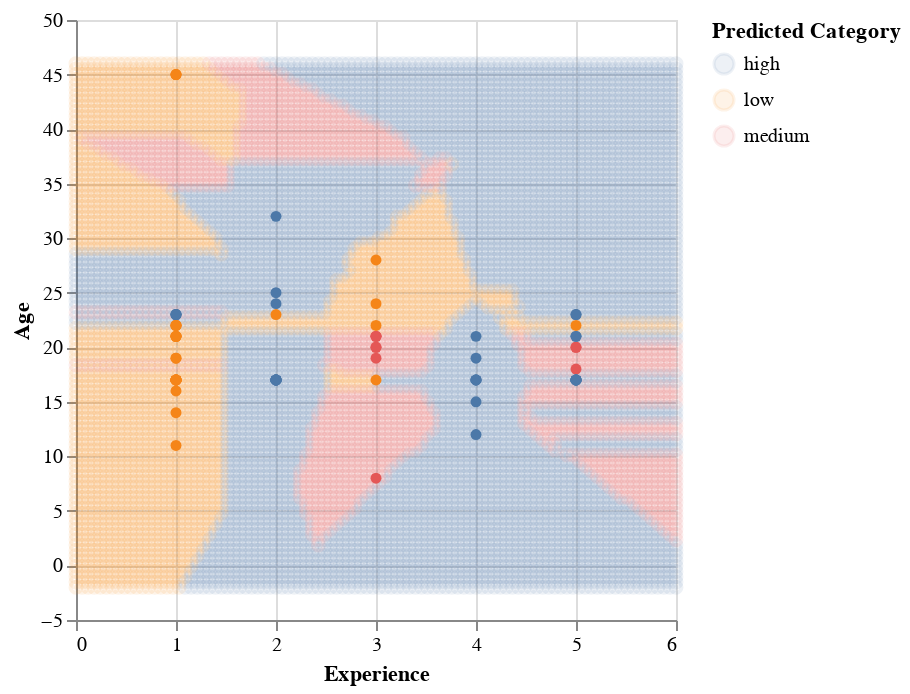

Notebook cell for this chart:
### Markdown cell above
A grid of values for age and experience_numeric was created to visualize the model's predictions across the feature space. Predictions were made for all combinations of these grid values, and the results were visualized using altair. A scatter plot of the actual test data was overlaid on the background prediction map to provide further context. This map was used to answer the question

### Code cell
#colored prediction map visualization from textbook

#ranges
experience_range = np.linspace(predictions["experience_numeric"].min() - 1, 
                                predictions["experience_numeric"].max() + 1, 
                                100)

age_range = np.linspace(predictions["age"].min() - 10, 
                        predictions["age"].max() + 1, 
                        100)

#creating grid of values
exp_age_grid = np.array(np.meshgrid(experience_range, age_range)).T.reshape(-1, 2)
exp_age_grid = pd.DataFrame(exp_age_grid, 
                            columns=["experience_numeric", "age"])

#Predict categories for the grid points
exp_age_grid["predicted"] = optimized.predict(exp_age_grid)

#Plot the background 
background = alt.Chart(exp_age_grid).mark_point(opacity=0.1).encode(
    x=alt.X("experience_numeric").title("Experience"),
    y=alt.Y("age").title("Age"),
    color=alt.Color("predicted:N")
)

# Overlay the scatter plot for predictions
groups_scatter = alt.Chart(predictions).mark_circle(opacity=1).encode(
    x=alt.X("experience_numeric").title("Experience"),
    y=alt.Y("age").title("Age"),
    color=alt.Color("predicted:N").title("Predicted Category")
)

# Combine both plots
prediction_visualization = background + groups_scatter
prediction_visualization

### Figure 1 — Vega specification as saved in the notebook (floating-point values rounded to 4 significant figures; data arrays with more than 128 entries replaced by an {"elided": "..."} marker saying what was removed)
{"$schema": "https://vega.github.io/schema/vega/v5.json", "data": [{"name": "source_0", "values": {"elided": "10000 records"}}, {"name": "source_1", "values": [{"age": 17, "experience_numeric": 2, "predicted": "high"}, {"age": 24, "experience_numeric": 2, "predicted": "high"}, {"age": 21, "experience_numeric": 1, "predicted": "low"}, {"age": 22, "experience_numeric": 1, "predicted": "low"}, {"age": 18, "experience_numeric": 5, "predicted": "medium"}, {"age": 17, "experience_numeric": 1, "predicted": "low"}, {"age": 17, "experience_numeric": 2, "predicted": "high"}, {"age": 20, "experience_numeric": 3, "predicted": "medium"}, {"age": 19, "experience_numeric": 1, "predicted": "low"}, {"age": 23, "experience_numeric": 5, "predicted": "high"}, {"age": 17, "experience_numeric": 2, "predicted": "high"}, {"age": 23, "experience_numeric": 1, "predicted": "high"}, {"age": 21, "experience_numeric": 1, "predicted": "low"}, {"age": 20, "experience_numeric": 5, "predicted": "medium"}, {"age": 17, "experience_numeric": 2, "predicted": "high"}, {"age": 17, "experience_numeric": 1, "predicted": "low"}, {"age": 17, "experience_numeric": 5, "predicted": "high"}, {"age": 45, "experience_numeric": 1, "predicted": "low"}, {"age": 17, "experience_numeric": 4, "predicted": "high"}, {"age": 15, "experience_numeric": 4, "predicted": "high"}, {"age": 23, "experience_numeric": 5, "predicted": "high"}, {"age": 45, "experience_numeric": 1, "predicted": "low"}, {"age": 11, "experience_numeric": 1, "predicted": "low"}, {"age": 23, "experience_numeric": 2, "predicted": "low"}, {"age": 17, "experience_numeric": 3, "predicted": "low"}, {"age": 17, "experience_numeric": 4, "predicted": "high"}, {"age": 22, "experience_numeric": 5, "predicted": "low"}, {"age": 17, "experience_numeric": 5, "predicted": "high"}, {"age": 17, "experience_numeric": 4, "predicted": "high"}, {"age": 28, "experience_numeric": 3, "predicted": "low"}, {"age": 21, "experience_numeric": 3, "predicted": "medium"}, {"age": 17, "experience_numeric": 2, "predicted": "high"}, {"age": 22, "experience_numeric": 1, "predicted": "low"}, {"age": 17, "experience_numeric": 1, "predicted": "low"}, {"age": 17, "experience_numeric": 5, "predicted": "high"}, {"age": 22, "experience_numeric": 1, "predicted": "low"}, {"age": 8, "experience_numeric": 3, "predicted": "medium"}, {"age": 23, "experience_numeric": 1, "predicted": "high"}, {"age": 21, "experience_numeric": 1, "predicted": "low"}, {"age": 19, "experience_numeric": 3, "predicted": "medium"}, {"age": 17, "experience_numeric": 1, "predicted": "low"}, {"age": 17, "experience_numeric": 5, "predicted": "high"}, {"age": 23, "experience_numeric": 1, "predicted": "high"}, {"age": 21, "experience_numeric": 4, "predicted": "high"}, {"age": 22, "experience_numeric": 1, "predicted": "low"}, {"age": 17, "experience_numeric": 5, "predicted": "high"}, {"age": 17, "experience_numeric": 5, "predicted": "high"}, {"age": 21, "experience_numeric": 3, "predicted": "medium"}, {"age": 20, "experience_numeric": 5, "predicted": "medium"}, {"age": 17, "experience_numeric": 1, "predicted": "low"}, {"age": 17, "experience_numeric": 2, "predicted": "high"}, {"age": 23, "experience_numeric": 1, "predicted": "high"}, {"age": 17, "experience_numeric": 5, "predicted": "high"}, {"age": 12, "experience_numeric": 4, "predicted": "high"}, {"age": 16, "experience_numeric": 1, "predicted": "low"}, {"age": 21, "experience_numeric": 1, "predicted": "low"}, {"age": 32, "experience_numeric": 2, "predicted": "high"}, {"age": 21, "experience_numeric": 5, "predicted": "high"}, {"age": 25, "experience_numeric": 2, "predicted": "high"}, {"age": 22, "experience_numeric": 3, "predicted": "low"}, {"age": 17, "experience_numeric": 2, "predicted": "high"}, {"age": 17, "experience_numeric": 1, "predicted": "low"}, {"age": 17, "experience_numeric": 1, "predicted": "low"}, {"age": 21, "experience_numeric": 3, "predicted": "medium"}, {"age": 21, "experience_numeric": 1, "predicted": "low"}, {"age": 24, "experience_numeric": 3, "predicted": "low"}, {"age": 17, "experience_numeric": 2, "predicted": "high"}, {"age": 45, "experience_numeric": 1, "predicted": "low"}, {"age": 21, "experience_numeric": 5, "predicted": "high"}, {"age": 17, "experience_numeric": 1, "predicted": "low"}, {"age": 19, "experience_numeric": 4, "predicted": "high"}, {"age": 17, "experience_numeric": 2, "predicted": "high"}, {"age": 14, "experience_numeric": 1, "predicted": "low"}, {"age": 20, "experience_numeric": 3, "predicted": "medium"}, {"age": 17, "experience_numeric": 1, "predicted": "low"}, {"age": 19, "experience_numeric": 1, "predicted": "low"}, {"age": 17, "experience_numeric": 4, "predicted": "high"}]}, {"name": "source_0_color_domain_predicted_0", "values": [{"predicted": "low"}, {"predicted": "medium"}, {"predicted": "high"}]}, {"name": "source_1_color_domain_predicted_1", "values": [{"predicted": "high"}, {"predicted": "low"}, {"predicted": "medium"}]}], "marks": [{"type": "symbol", "name": "layer_0_marks", "from": {"data": "source_0"}, "encode": {"update": {"x": {"field": "experience_numeric", "scale": "x"}, "opacity": {"value": 0.1}, "y": {"field": "age", "scale": "y"}, "fill": {"value": "transparent"}, "stroke": {"field": "predicted", "scale": "color"}}}, "style": ["point"]}, {"type": "symbol", "name": "layer_1_marks", "from": {"data": "source_1"}, "encode": {"update": {"fill": {"field": "predicted", "scale": "color"}, "x": {"field": "experience_numeric", "scale": "x"}, "shape": {"value": "circle"}, "y": {"field": "age", "scale": "y"}, "opacity": {"value": 1}}}, "style": ["circle"]}], "scales": [{"name": "x", "type": "linear", "domain": {"fields": [{"data": "source_0", "field": "experience_numeric"}, {"data": "source_1", "field": "experience_numeric"}]}, "range": [0, {"signal": "width"}], "zero": true, "nice": true}, {"name": "y", "type": "linear", "domain": {"fields": [{"data": "source_0", "field": "age"}, {"data": "source_1", "field": "age"}]}, "range": [{"signal": "height"}, 0], "zero": true, "nice": true}, {"name": "color", "type": "ordinal", "domain": {"fields": [{"data": "source_0_color_domain_predicted_0", "field": "predicted"}, {"data": "source_1_color_domain_predicted_1", "field": "predicted"}], "sort": true}, "range": "category"}], "axes": [{"scale": "x", "zindex": 0, "tickCount": {"signal": "ceil(width/40)"}, "aria": false, "orient": "bottom", "domain": false, "grid": true, "minExtent": 0, "maxExtent": 0, "labels": false, "gridScale": "y", "ticks": false}, {"scale": "y", "labels": false, "zindex": 0, "aria": false, "grid": true, "gridScale": "x", "maxExtent": 0, "ticks": false, "domain": false, "tickCount": {"signal": "ceil(height/40)"}, "orient": "left", "minExtent": 0}, {"scale": "x", "orient": "bottom", "zindex": 0, "grid": false, "labelFlush": true, "tickCount": {"signal": "ceil(width/40)"}, "title": "Experience", "labelOverlap": true}, {"scale": "y", "zindex": 0, "labelOverlap": true, "orient": "left", "title": "Age", "tickCount": {"signal": "ceil(height/40)"}, "grid": false}], "height": 300, "width": 300, "padding": 5, "legends": [{"title": "Predicted Category", "stroke": "color", "symbolType": "circle", "encode": {"symbols": {"update": {"opacity": {"value": 0.1}}}}, "fill": "color"}], "background": "white", "style": "cell"}
